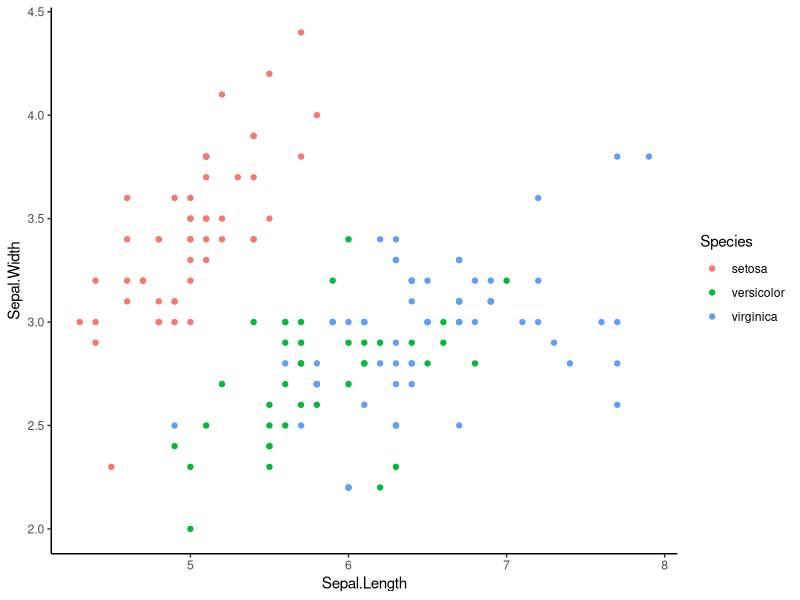

Generate this figure with R:
## ---- chunk 1

library(datasets)
library(ggplot2)

Sys.sleep(15)
print(Sys.time())

## ---- chunk 2

ggplot(iris, aes(x = Sepal.Length, y = Sepal.Width, color = Species)) +
  geom_point() +
  theme_classic()

